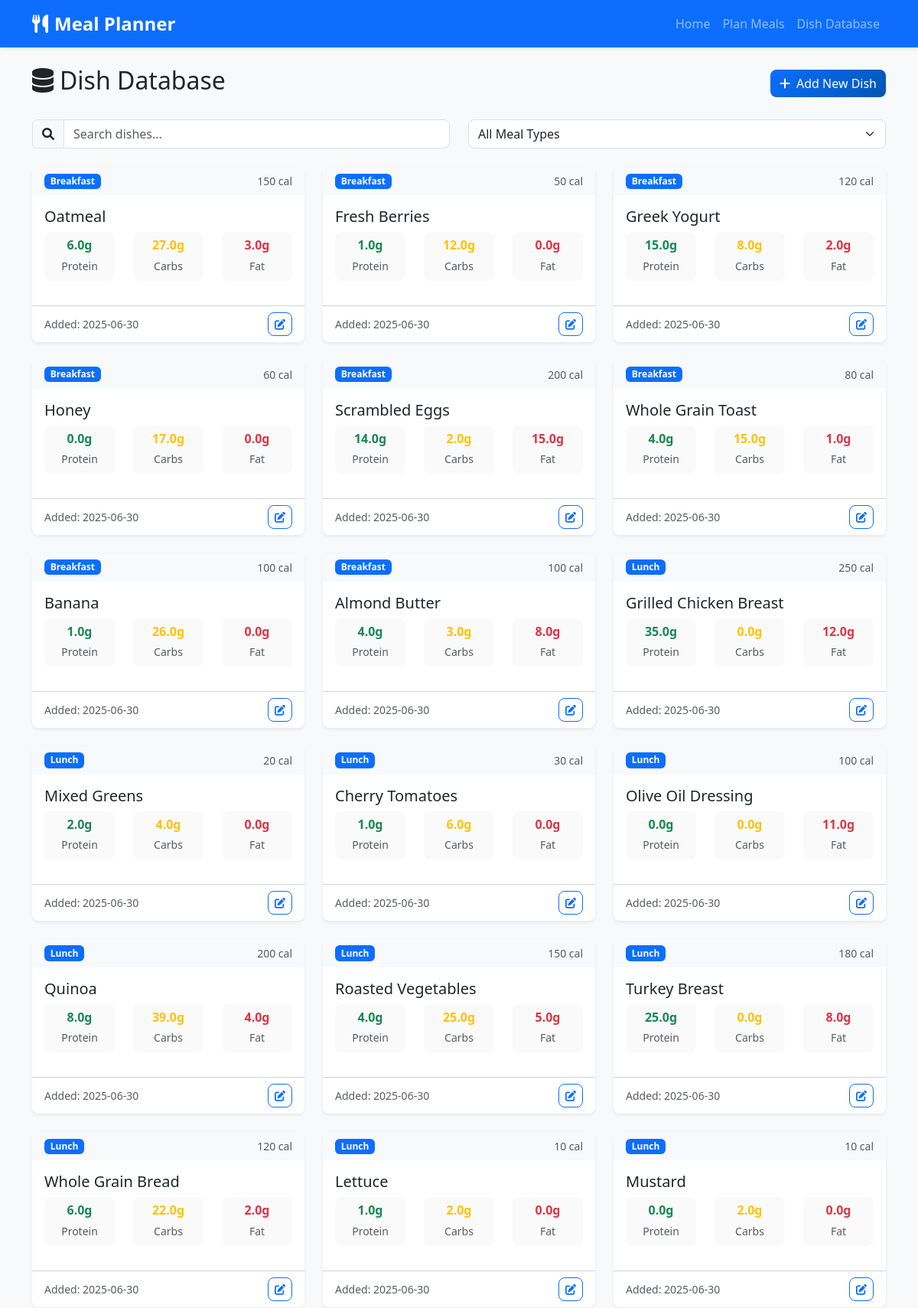
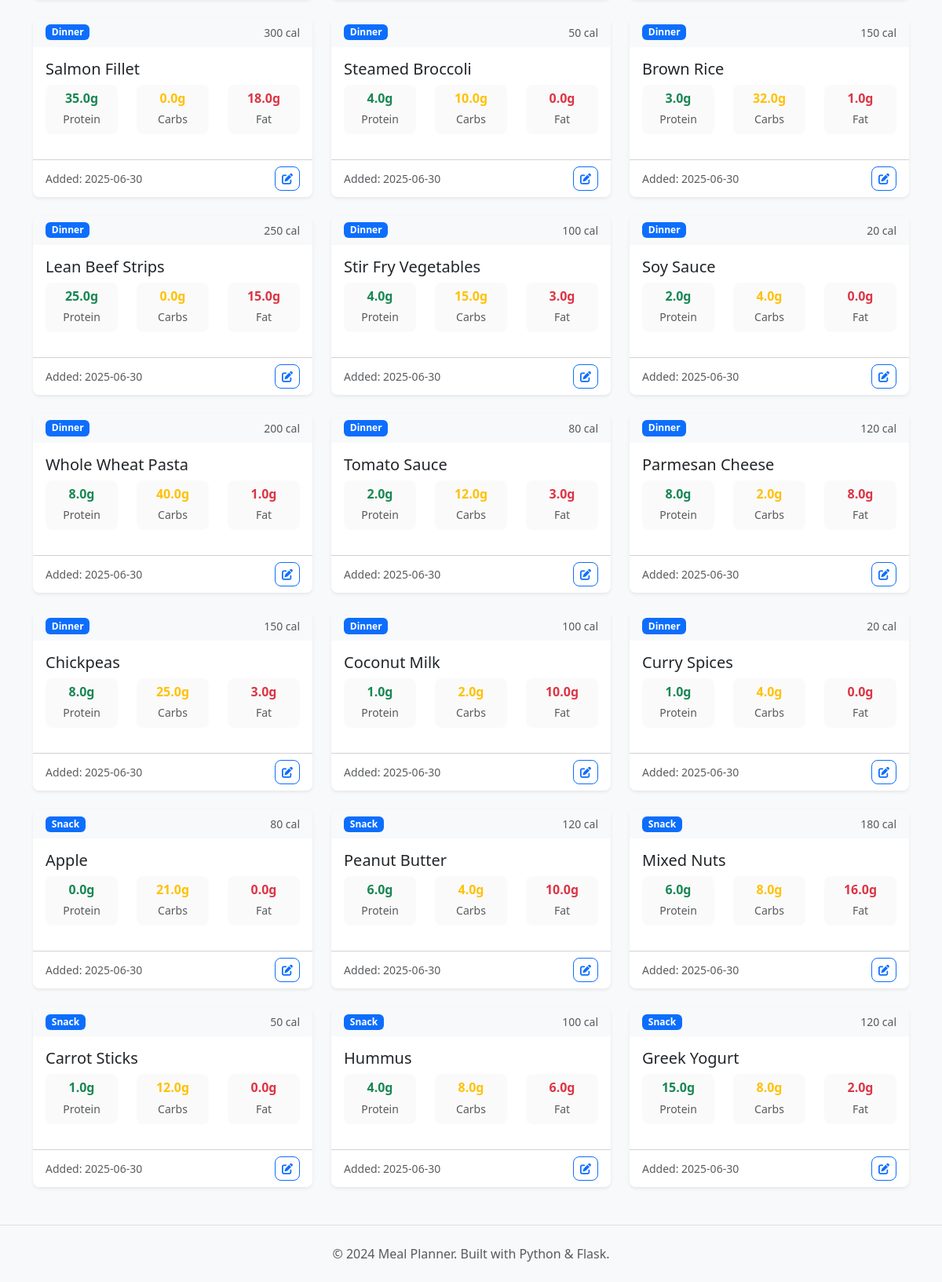
Page /meals on the committed database (2 pictures, top to bottom).
### app.py (models this page shows)
class Dish(db.Model):
    id = db.Column(db.Integer, primary_key=True)
    name = db.Column(db.String(100), nullable=False)
    calories = db.Column(db.Integer, nullable=False)
    protein = db.Column(db.Float, nullable=False)
    carbs = db.Column(db.Float, nullable=False)
    fat = db.Column(db.Float, nullable=False)
    meal_type = db.Column(db.String(20), nullable=False)  # breakfast, lunch, dinner, snack
    created_at = db.Column(db.DateTime, default=datetime.utcnow)

### app.py (the view)
@app.route('/meals')
def meals():
    dishes = Dish.query.all()
    return render_template('meals.html', dishes=dishes)

### templates/meals.html (shortened to what this page needs)
{% extends "base.html" %}
{% block content %}
<div class="d-flex justify-content-between align-items-center mb-4">
    <h2>
        <i class="fas fa-database me-2"></i>Dish Database
    </h2>
    <button class="btn btn-primary" data-bs-toggle="modal" data-bs-target="#addDishModal">
        <i class="fas fa-plus me-2"></i>Add New Dish
    </button>
</div>
<div class="row mb-4">
    <div class="col-md-6">
        <div class="input-group">
            <span class="input-group-text">
                <i class="fas fa-search"></i>
            </span>
            <input type="text" class="form-control" id="searchInput" placeholder="Search dishes...">
        </div>
    </div>
    <div class="col-md-6">
        <select class="form-select" id="filterType">
            <option value="">All Meal Types</option>
        </select>
    </div>
</div>
<div class="row g-4" id="dishesGrid">
    {% for dish in dishes %}
    <div class="col-md-6 col-lg-4 dish-card" data-name="{{ dish.name.lower() }}" data-type="{{ dish.meal_type }}">
        <div class="card border-0 shadow-sm h-100">
            <div class="card-header bg-light">
                <div class="d-flex justify-content-between align-items-center">
                    <span class="badge bg-primary">{{ dish.meal_type.title() }}</span>
                    <small class="text-muted">{{ dish.calories }} cal</small>
                </div>
            </div>
            <div class="card-body">
                <h5 class="card-title">{{ dish.name }}</h5>
                <div class="row text-center mb-3">
                    <div class="col-4">
                        <div class="nutrition-item">
                            <h6 class="text-success mb-1">{{ dish.protein }}g</h6>
                            <small class="text-muted">Protein</small>
                        </div>
                    </div>
                    <div class="col-4">
                        <div class="nutrition-item">
                            <h6 class="text-warning mb-1">{{ dish.carbs }}g</h6>
                            <small class="text-muted">Carbs</small>
                        </div>
                    </div>
                    <div class="col-4">
                        <div class="nutrition-item">
                            <h6 class="text-danger mb-1">{{ dish.fat }}g</h6>
                            <small class="text-muted">Fat</small>
                        </div>
                    </div>
                </div>
            </div>
            <div class="card-footer bg-transparent">
                <div class="d-flex justify-content-between align-items-center">
                    <small class="text-muted">Added: {{ dish.created_at.strftime('%Y-%m-%d') }}</small>
                    <button class="btn btn-sm btn-outline-primary" onclick="editDish({{ dish.id }})">
                        <i class="fas fa-edit"></i>
                    </button>
                </div>
            </div>
        </div>
    </div>
    {% endfor %}
</div>
{% endblock %}

### templates/base.html (shortened to what this page needs)
<!DOCTYPE html>
<html lang="en">
<head>
    <link href="https://cdn.jsdelivr.net/npm/bootstrap@5.3.0/dist/css/bootstrap.min.css" rel="stylesheet">
    <link href="https://cdnjs.cloudflare.com/ajax/libs/font-awesome/6.0.0/css/all.min.css" rel="stylesheet">
    <link href="{{ url_for('static', filename='css/style.css') }}" rel="stylesheet">
</head>
<body>
    <nav class="navbar navbar-expand-lg navbar-dark bg-primary">
        <div class="container">
            <a class="navbar-brand" href="{{ url_for('index') }}">
                <i class="fas fa-utensils me-2"></i>Meal Planner
            </a>
            <div class="collapse navbar-collapse" id="navbarNav">
                <ul class="navbar-nav ms-auto">
                    <li class="nav-item">
                        <a class="nav-link" href="{{ url_for('index') }}">Home</a>
                    </li>
                    <li class="nav-item">
                        <a class="nav-link" href="{{ url_for('plan') }}">Plan Meals</a>
                    </li>
                    <li class="nav-item">
                        <a class="nav-link" href="{{ url_for('meals') }}">Dish Database</a>
                    </li>
                </ul>
            </div>
        </div>
    </nav>
    <main class="container mt-4">
        {% block content %}{% endblock %}
    </main>
    <footer class="bg-light mt-5 py-4">
        <div class="container text-center">
            <p class="text-muted mb-0">© 2024 Meal Planner. Built with Python & Flask.</p>
        </div>
    </footer>
</body>
</html>

### static/css/style.css (style rules this page uses)
:root { --primary-color: #0d6efd; --success-color: #198754; --warning-color: #ffc107; --danger-color: #dc3545; --info-color: #0dcaf0; --light-bg: #f8f9fa; --border-radius: 0.5rem; --box-shadow: 0 0.125rem 0.25rem rgba(0, 0, 0, 0.075); --transition: all 0.3s ease; }
body { font-family: 'Segoe UI', Tahoma, Geneva, Verdana, sans-serif; background-color: #f8f9fa; }
.card { border-radius: var(--border-radius); transition: var(--transition); border: none; }
.card-header { border-radius: var(--border-radius) var(--border-radius) 0 0 !important; border-bottom: none; }
.nutrition-item { padding: 0.5rem; border-radius: var(--border-radius); background-color: rgba(0, 0, 0, 0.02); }
.nutrition-item h6 { font-weight: 600; margin-bottom: 0.25rem; }
.dish-card { transition: var(--transition); }
.dish-card .card { height: 100%; display: flex; flex-direction: column; }
.dish-card .card-body { flex: 1; }
.form-control, .form-select { border-radius: var(--border-radius); border: 1px solid #dee2e6; transition: var(--transition); }
.btn { border-radius: var(--border-radius); transition: var(--transition); font-weight: 500; }
.btn-primary { background: linear-gradient(135deg, var(--primary-color), #0056b3); border: none; }
.navbar { box-shadow: var(--box-shadow); }
.navbar-brand { font-weight: 600; font-size: 1.5rem; }
footer { margin-top: auto; border-top: 1px solid #dee2e6; }
.fade-in { animation: fadeIn 0.5s ease-in; }

### rows in the picture
Dish: meal_type "Breakfast", calories "150", name "Oatmeal", protein "6.0", carbs "27.0", fat "3.0", created_at "2025-06-30"
Dish: meal_type "Breakfast", calories "50", name "Fresh Berries", protein "1.0", carbs "12.0", fat "0.0", created_at "2025-06-30"
Dish: meal_type "Breakfast", calories "120", name "Greek Yogurt", protein "15.0", carbs "8.0", fat "2.0", created_at "2025-06-30"
Dish: meal_type "Breakfast", calories "60", name "Honey", protein "0.0", carbs "17.0", fat "0.0", created_at "2025-06-30"
Dish: meal_type "Breakfast", calories "200", name "Scrambled Eggs", protein "14.0", carbs "2.0", fat "15.0", created_at "2025-06-30"
Dish: meal_type "Breakfast", calories "80", name "Whole Grain Toast", protein "4.0", carbs "15.0", fat "1.0", created_at "2025-06-30"
Dish: meal_type "Breakfast", calories "100", name "Banana", protein "1.0", carbs "26.0", fat "0.0", created_at "2025-06-30"
Dish: meal_type "Breakfast", calories "100", name "Almond Butter", protein "4.0", carbs "3.0", fat "8.0", created_at "2025-06-30"
Dish: meal_type "Lunch", calories "250", name "Grilled Chicken Breast", protein "35.0", carbs "0.0", fat "12.0", created_at "2025-06-30"
Dish: meal_type "Lunch", calories "20", name "Mixed Greens", protein "2.0", carbs "4.0", fat "0.0", created_at "2025-06-30"
Dish: meal_type "Lunch", calories "30", name "Cherry Tomatoes", protein "1.0", carbs "6.0", fat "0.0", created_at "2025-06-30"
Dish: meal_type "Lunch", calories "100", name "Olive Oil Dressing", protein "0.0", carbs "0.0", fat "11.0", created_at "2025-06-30"
Dish: meal_type "Lunch", calories "200", name "Quinoa", protein "8.0", carbs "39.0", fat "4.0", created_at "2025-06-30"
Dish: meal_type "Lunch", calories "150", name "Roasted Vegetables", protein "4.0", carbs "25.0", fat "5.0", created_at "2025-06-30"
Dish: meal_type "Lunch", calories "180", name "Turkey Breast", protein "25.0", carbs "0.0", fat "8.0", created_at "2025-06-30"
Dish: meal_type "Lunch", calories "120", name "Whole Grain Bread", protein "6.0", carbs "22.0", fat "2.0", created_at "2025-06-30"
Dish: meal_type "Lunch", calories "10", name "Lettuce", protein "1.0", carbs "2.0", fat "0.0", created_at "2025-06-30"
Dish: meal_type "Lunch", calories "10", name "Mustard", protein "0.0", carbs "2.0", fat "0.0", created_at "2025-06-30"
Dish: meal_type "Dinner", calories "300", name "Salmon Fillet", protein "35.0", carbs "0.0", fat "18.0", created_at "2025-06-30"
Dish: meal_type "Dinner", calories "50", name "Steamed Broccoli", protein "4.0", carbs "10.0", fat "0.0", created_at "2025-06-30"
Dish: meal_type "Dinner", calories "150", name "Brown Rice", protein "3.0", carbs "32.0", fat "1.0", created_at "2025-06-30"
Dish: meal_type "Dinner", calories "250", name "Lean Beef Strips", protein "25.0", carbs "0.0", fat "15.0", created_at "2025-06-30"
Dish: meal_type "Dinner", calories "100", name "Stir Fry Vegetables", protein "4.0", carbs "15.0", fat "3.0", created_at "2025-06-30"
Dish: meal_type "Dinner", calories "20", name "Soy Sauce", protein "2.0", carbs "4.0", fat "0.0", created_at "2025-06-30"
Dish: meal_type "Dinner", calories "200", name "Whole Wheat Pasta", protein "8.0", carbs "40.0", fat "1.0", created_at "2025-06-30"
Dish: meal_type "Dinner", calories "80", name "Tomato Sauce", protein "2.0", carbs "12.0", fat "3.0", created_at "2025-06-30"
Dish: meal_type "Dinner", calories "120", name "Parmesan Cheese", protein "8.0", carbs "2.0", fat "8.0", created_at "2025-06-30"
Dish: meal_type "Dinner", calories "150", name "Chickpeas", protein "8.0", carbs "25.0", fat "3.0", created_at "2025-06-30"
Dish: meal_type "Dinner", calories "100", name "Coconut Milk", protein "1.0", carbs "2.0", fat "10.0", created_at "2025-06-30"
Dish: meal_type "Dinner", calories "20", name "Curry Spices", protein "1.0", carbs "4.0", fat "0.0", created_at "2025-06-30"
Dish: meal_type "Snack", calories "80", name "Apple", protein "0.0", carbs "21.0", fat "0.0", created_at "2025-06-30"
Dish: meal_type "Snack", calories "120", name "Peanut Butter", protein "6.0", carbs "4.0", fat "10.0", created_at "2025-06-30"
Dish: meal_type "Snack", calories "180", name "Mixed Nuts", protein "6.0", carbs "8.0", fat "16.0", created_at "2025-06-30"
Dish: meal_type "Snack", calories "50", name "Carrot Sticks", protein "1.0", carbs "12.0", fat "0.0", created_at "2025-06-30"
Dish: meal_type "Snack", calories "100", name "Hummus", protein "4.0", carbs "8.0", fat "6.0", created_at "2025-06-30"
Dish: meal_type "Snack", calories "120", name "Greek Yogurt", protein "15.0", carbs "8.0", fat "2.0", created_at "2025-06-30"
